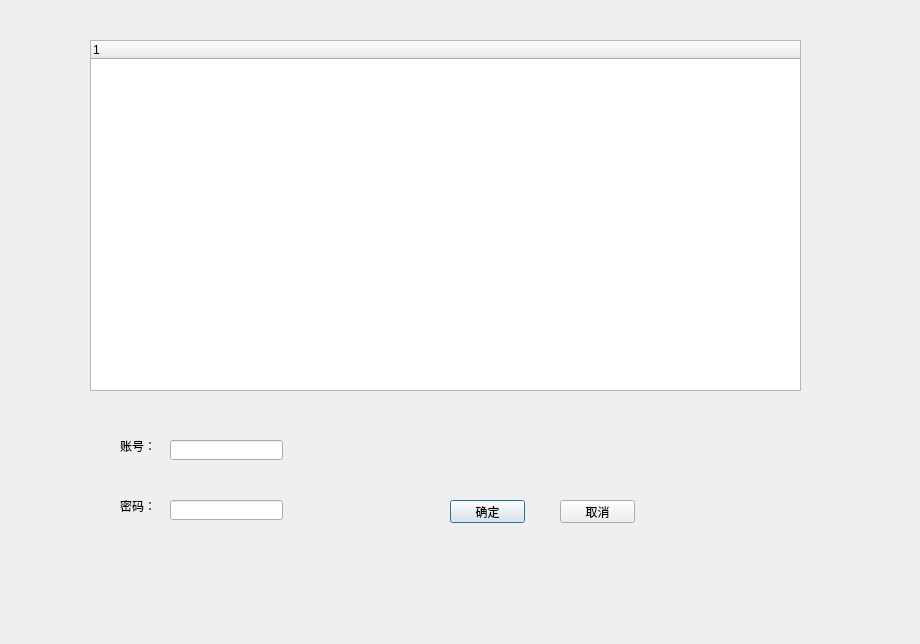
<?xml version="1.0" encoding="UTF-8"?>
<ui version="4.0">
 <class>Dialog</class>
 <widget class="QDialog" name="Dialog">
  <property name="windowModality">
   <enum>Qt::WindowModal</enum>
  </property>
  <property name="geometry">
   <rect>
    <x>0</x>
    <y>0</y>
    <width>920</width>
    <height>644</height>
   </rect>
  </property>
  <property name="windowTitle">
   <string>Dialog</string>
  </property>
  <widget class="QTreeWidget" name="treeWidget">
   <property name="geometry">
    <rect>
     <x>90</x>
     <y>40</y>
     <width>711</width>
     <height>351</height>
    </rect>
   </property>
   <column>
    <property name="text">
     <string notr="true">1</string>
    </property>
   </column>
  </widget>
  <widget class="QPushButton" name="accept">
   <property name="geometry">
    <rect>
     <x>450</x>
     <y>500</y>
     <width>75</width>
     <height>23</height>
    </rect>
   </property>
   <property name="text">
    <string>确定</string>
   </property>
  </widget>
  <widget class="QLabel" name="label">
   <property name="geometry">
    <rect>
     <x>120</x>
     <y>440</y>
     <width>54</width>
     <height>12</height>
    </rect>
   </property>
   <property name="text">
    <string>账号：</string>
   </property>
  </widget>
  <widget class="QLabel" name="label_2">
   <property name="geometry">
    <rect>
     <x>120</x>
     <y>500</y>
     <width>54</width>
     <height>12</height>
    </rect>
   </property>
   <property name="text">
    <string>密码：</string>
   </property>
  </widget>
  <widget class="QLineEdit" name="account_col">
   <property name="geometry">
    <rect>
     <x>170</x>
     <y>440</y>
     <width>113</width>
     <height>20</height>
    </rect>
   </property>
  </widget>
  <widget class="QLineEdit" name="password_col">
   <property name="geometry">
    <rect>
     <x>170</x>
     <y>500</y>
     <width>113</width>
     <height>20</height>
    </rect>
   </property>
  </widget>
  <widget class="QPushButton" name="cancle">
   <property name="geometry">
    <rect>
     <x>560</x>
     <y>500</y>
     <width>75</width>
     <height>23</height>
    </rect>
   </property>
   <property name="text">
    <string>取消</string>
   </property>
  </widget>
 </widget>
 <resources/>
 <connections/>
</ui>
